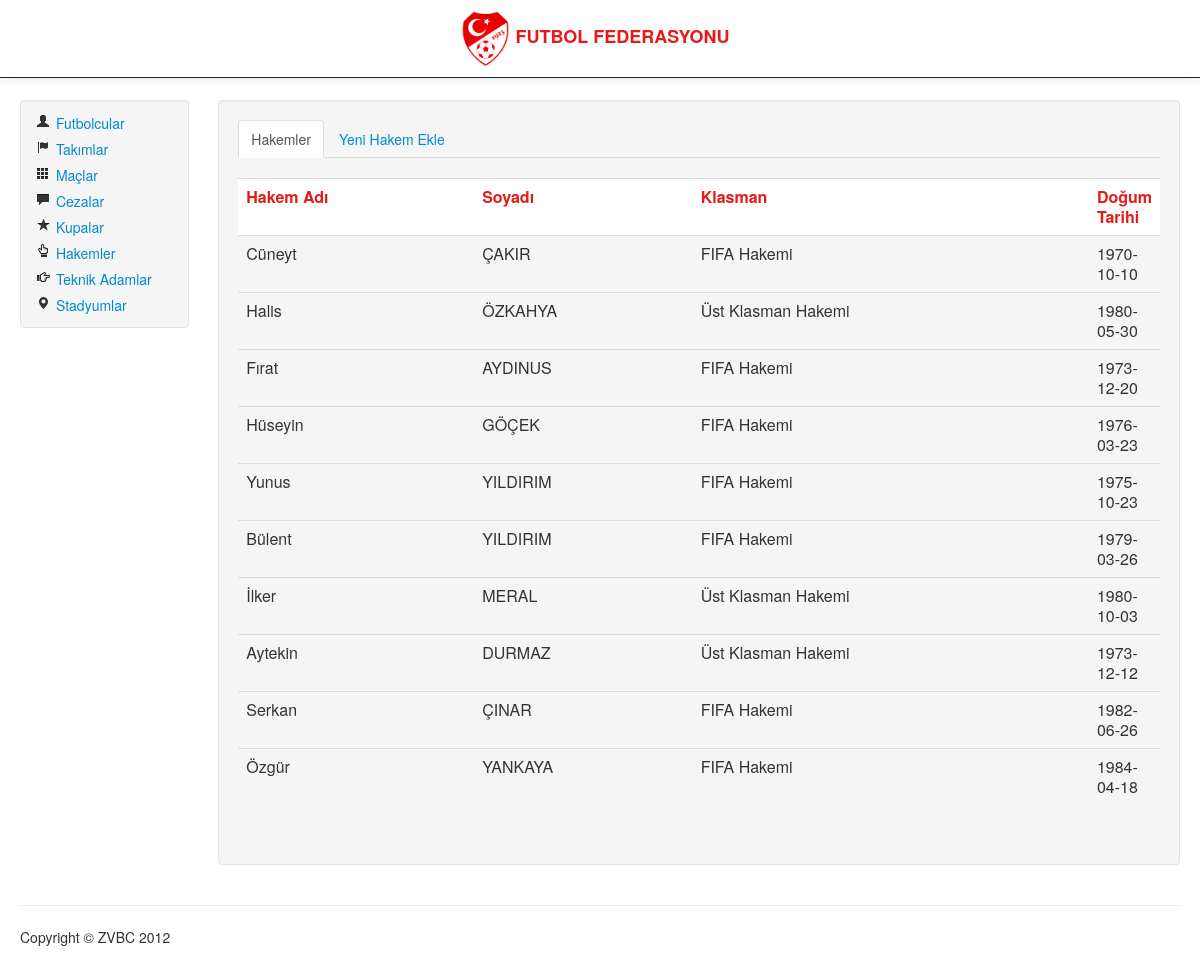
Page /tff-1/index.php?go=hakem on the committed database.
### tables this page shows
CREATE TABLE IF NOT EXISTS `hakemler` (
  `hakem_id` int(11) NOT NULL AUTO_INCREMENT,
  `adi` varchar(50) NOT NULL,
  `soyadi` varchar(50) NOT NULL,
  `klasman` varchar(50) DEFAULT NULL,
  `dogum_tarihi` date DEFAULT NULL,
  PRIMARY KEY (`hakem_id`)
);

### tff-1/hakem.php (the view, shortened to what this page needs)
<ul class="nav nav-tabs" id="myTab">
    <li class="active"><a data-toggle="tab" href="#tab1">Hakemler</a></li>
    <li><a data-toggle="tab" href="#tab2">Yeni Hakem Ekle</a></li>
    </ul>
 <div class="tab-content">
	    <div class="tab-pane active" id="tab1">
			<table class="table">
			<tr><th>Hakem Adı</th><th>Soyadı</th><th>Klasman</th><th style="width:50px">Doğum Tarihi</th></tr>
			<?php
			 $sorgu3="Select * from hakemler";
					$sonuc3=mysql_query($sorgu3,$connect);
			while($satir3=mysql_fetch_array($sonuc3)){
			echo'<tr><td>'.$satir3["adi"].'</td><td>'.$satir3["soyadi"].'</td><td>'.$satir3["klasman"].'</td><td>'.$satir3["dogum_tarihi"].'</td></tr>';
			}
			?>
			</table>
 </div>

### tff-1/index.php (style rules this page uses)
th { background-color:white;color:#E41B17; }

### rows in the picture
hakemler: adi "Cüneyt", soyadi "ÇAKIR", klasman "FIFA Hakemi", dogum_tarihi "1970-10-10"
hakemler: adi "Halis", soyadi "ÖZKAHYA", klasman "Üst Klasman Hakemi", dogum_tarihi "1980-05-30"
hakemler: adi "Fırat", soyadi "AYDINUS", klasman "FIFA Hakemi", dogum_tarihi "1973-12-20"
hakemler: adi "Hüseyin", soyadi "GÖÇEK", klasman "FIFA Hakemi", dogum_tarihi "1976-03-23"
hakemler: adi "Yunus", soyadi "YILDIRIM", klasman "FIFA Hakemi", dogum_tarihi "1975-10-23"
hakemler: adi "Bülent", soyadi "YILDIRIM", klasman "FIFA Hakemi", dogum_tarihi "1979-03-26"
hakemler: adi "İlker", soyadi "MERAL", klasman "Üst Klasman Hakemi", dogum_tarihi "1980-10-03"
hakemler: adi "Aytekin", soyadi "DURMAZ", klasman "Üst Klasman Hakemi", dogum_tarihi "1973-12-12"
hakemler: adi "Serkan", soyadi "ÇINAR", klasman "FIFA Hakemi", dogum_tarihi "1982-06-26"
hakemler: adi "Özgür", soyadi "YANKAYA", klasman "FIFA Hakemi", dogum_tarihi "1984-04-18"
